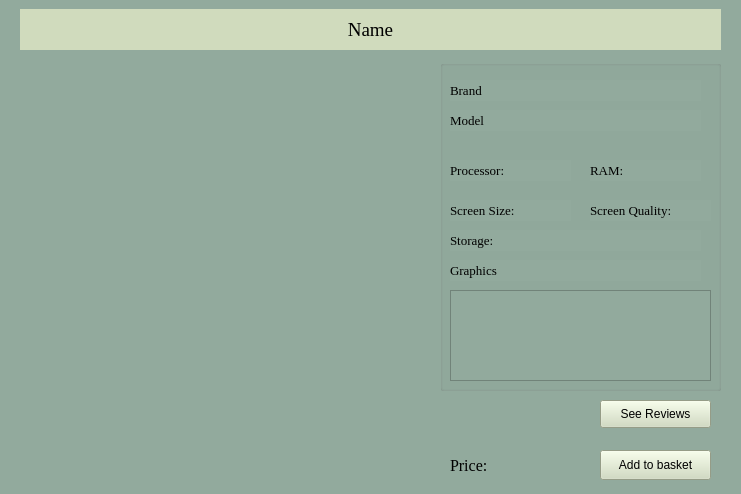
<?xml version="1.0" encoding="UTF-8"?>
<ui version="4.0">
 <class>Form</class>
 <widget class="QWidget" name="Form">
  <property name="geometry">
   <rect>
    <x>0</x>
    <y>0</y>
    <width>741</width>
    <height>494</height>
   </rect>
  </property>
  <property name="windowTitle">
   <string>Form</string>
  </property>
  <property name="styleSheet">
   <string notr="true">background-color: rgb(146,170,157);</string>
  </property>
  <widget class="QLabel" name="image">
   <property name="geometry">
    <rect>
     <x>30</x>
     <y>70</y>
     <width>391</width>
     <height>381</height>
    </rect>
   </property>
   <property name="text">
    <string/>
   </property>
  </widget>
  <widget class="QLabel" name="label_name">
   <property name="geometry">
    <rect>
     <x>20</x>
     <y>9</y>
     <width>701</width>
     <height>41</height>
    </rect>
   </property>
   <property name="font">
    <font>
     <family>Times New Roman</family>
     <pointsize>14</pointsize>
    </font>
   </property>
   <property name="styleSheet">
    <string notr="true">background-color: rgb(208, 219, 189);</string>
   </property>
   <property name="text">
    <string>Name</string>
   </property>
   <property name="alignment">
    <set>Qt::AlignCenter</set>
   </property>
  </widget>
  <widget class="QGroupBox" name="main_info">
   <property name="geometry">
    <rect>
     <x>440</x>
     <y>60</y>
     <width>281</width>
     <height>331</height>
    </rect>
   </property>
   <property name="font">
    <font>
     <family>Times New Roman</family>
     <pointsize>12</pointsize>
    </font>
   </property>
   <property name="title">
    <string/>
   </property>
   <widget class="QLabel" name="label_brand">
    <property name="geometry">
     <rect>
      <x>10</x>
      <y>20</y>
      <width>251</width>
      <height>21</height>
     </rect>
    </property>
    <property name="font">
     <font>
      <family>Times New Roman</family>
      <pointsize>10</pointsize>
     </font>
    </property>
    <property name="text">
     <string>Brand   </string>
    </property>
   </widget>
   <widget class="QLabel" name="label_model">
    <property name="geometry">
     <rect>
      <x>10</x>
      <y>50</y>
      <width>251</width>
      <height>21</height>
     </rect>
    </property>
    <property name="font">
     <font>
      <family>Times New Roman</family>
      <pointsize>10</pointsize>
     </font>
    </property>
    <property name="text">
     <string>Model</string>
    </property>
   </widget>
   <widget class="QTextBrowser" name="descripntipn">
    <property name="geometry">
     <rect>
      <x>10</x>
      <y>230</y>
      <width>261</width>
      <height>91</height>
     </rect>
    </property>
   </widget>
   <widget class="QLabel" name="label_quality">
    <property name="geometry">
     <rect>
      <x>150</x>
      <y>140</y>
      <width>121</width>
      <height>21</height>
     </rect>
    </property>
    <property name="font">
     <font>
      <family>Times New Roman</family>
      <pointsize>10</pointsize>
     </font>
    </property>
    <property name="text">
     <string>Screen Quality:</string>
    </property>
   </widget>
   <widget class="QLabel" name="label_extra">
    <property name="geometry">
     <rect>
      <x>10</x>
      <y>200</y>
      <width>251</width>
      <height>21</height>
     </rect>
    </property>
    <property name="font">
     <font>
      <family>Times New Roman</family>
      <pointsize>10</pointsize>
     </font>
    </property>
    <property name="text">
     <string>Graphics</string>
    </property>
   </widget>
   <widget class="QLabel" name="label_storage">
    <property name="geometry">
     <rect>
      <x>10</x>
      <y>170</y>
      <width>251</width>
      <height>21</height>
     </rect>
    </property>
    <property name="font">
     <font>
      <family>Times New Roman</family>
      <pointsize>10</pointsize>
     </font>
    </property>
    <property name="text">
     <string>Storage:</string>
    </property>
   </widget>
   <widget class="QLabel" name="label_processor">
    <property name="geometry">
     <rect>
      <x>10</x>
      <y>100</y>
      <width>121</width>
      <height>21</height>
     </rect>
    </property>
    <property name="font">
     <font>
      <family>Times New Roman</family>
      <pointsize>10</pointsize>
     </font>
    </property>
    <property name="text">
     <string>Processor:</string>
    </property>
   </widget>
   <widget class="QLabel" name="label_ram">
    <property name="geometry">
     <rect>
      <x>150</x>
      <y>100</y>
      <width>111</width>
      <height>21</height>
     </rect>
    </property>
    <property name="font">
     <font>
      <family>Times New Roman</family>
      <pointsize>10</pointsize>
     </font>
    </property>
    <property name="text">
     <string>RAM: </string>
    </property>
   </widget>
   <widget class="QLabel" name="label_size">
    <property name="geometry">
     <rect>
      <x>10</x>
      <y>140</y>
      <width>121</width>
      <height>21</height>
     </rect>
    </property>
    <property name="font">
     <font>
      <family>Times New Roman</family>
      <pointsize>10</pointsize>
     </font>
    </property>
    <property name="text">
     <string>Screen Size:</string>
    </property>
   </widget>
  </widget>
  <widget class="QPushButton" name="basket_button">
   <property name="geometry">
    <rect>
     <x>600</x>
     <y>450</y>
     <width>111</width>
     <height>30</height>
    </rect>
   </property>
   <property name="styleSheet">
    <string notr="true">background-color: rgb(208, 219, 189);</string>
   </property>
   <property name="text">
    <string>Add to basket</string>
   </property>
  </widget>
  <widget class="QPushButton" name="reviews_button">
   <property name="geometry">
    <rect>
     <x>600</x>
     <y>400</y>
     <width>111</width>
     <height>28</height>
    </rect>
   </property>
   <property name="styleSheet">
    <string notr="true">background-color: rgb(208, 219, 189);</string>
   </property>
   <property name="text">
    <string>See Reviews</string>
   </property>
  </widget>
  <widget class="QLabel" name="label_price">
   <property name="geometry">
    <rect>
     <x>450</x>
     <y>450</y>
     <width>131</width>
     <height>30</height>
    </rect>
   </property>
   <property name="font">
    <font>
     <family>Times New Roman</family>
     <pointsize>12</pointsize>
    </font>
   </property>
   <property name="text">
    <string>Price:</string>
   </property>
  </widget>
 </widget>
 <resources/>
 <connections/>
</ui>
